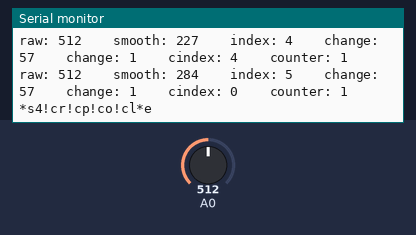
This sketch was run on a simulated Arduino Uno, built with avr-gcc and run on an emulated ATmega328P. Shown: the last lines printed to the serial monitor. The test bench sets the inputs (shaded band); at power-on: A0 = 512.

Above: at 1.2 s.
1.3 s: A0 set to 716
At 1.72 s:
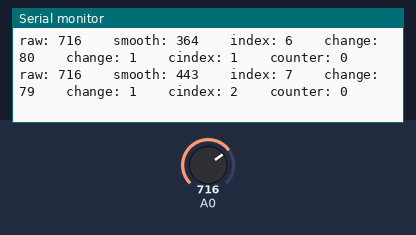
2.8 s: A0 set to 900
At 2.85 s:
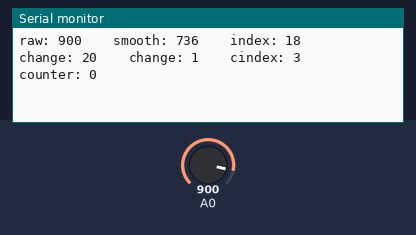
4.3 s: A0 set to 511
At 5.3 s:
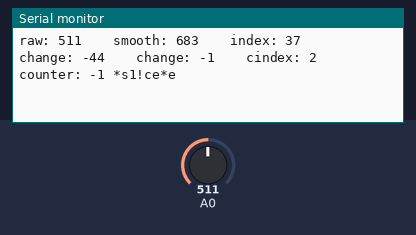
Timing chart, 0 to 7.3 s (numbered marks = the images above; inputs shaded):
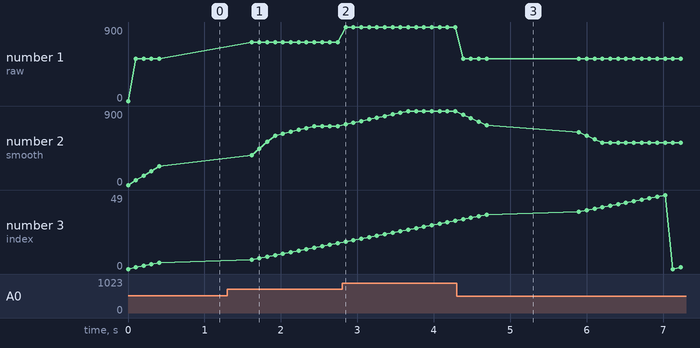

The sketch:

Bluno_DSP_Good1_medianFilter.ino
```cpp
//MAC = 0xD03972C11865

/*
 * Continuously
 */
int index = 0;
int index2 = 0;
int average;
const int window = 9;
int data[window] = {0};
const int sampleSize = 50;
int smoothedData[sampleSize] = {0};
int differenceData[sampleSize] = {0};
int binaryData[sampleSize] = {0};
int count = 0;
int counter[5] = {0}; //tracks number of postive or negative points
//about 5 points in each peak
boolean edge;
int total = 0;
int sensorValue = 0;
enum signal {positive, negative, none};
signal message;
bool pause = false;
int track = 0;

// the setup routine runs once when you press reset:
void setup() {

  // initialize serial communication at 115200 bits per second:
  Serial.begin(115200);
}

// the loop routine runs over and over again forever:
void loop() {

  //=====================Wait min 100 ms to sample========================================================================
    static unsigned long Timer100ms = millis();       //every 100ms update the knob(potentiometer) and the joystick ==== 600ms is minimum
    if (millis() - Timer100ms >= 100) { //if elapse time is 500 ms from last line, a minimum gaurenteed
        Timer100ms=millis();
        sensorValue = analogRead(A0);
    }

  //rawData[index] = sensorValue;
  //Serial.println(median(rawData, windowSize));
  //themedian = median(rawData, windowSize);

     //!!i dont' want to store the old data, i want to store the smoothed data
//=============culmulative simple average===========================================
  // subtract the last reading:
  total = total - data[index];
  //update with new reading
  data[index] = sensorValue;
  // add the new reading to the total:
  total = total + data[index];


 //==============================================================================
  // calculate the average:
  average = total / window;
  smoothedData[index2] = average;
 //==============================================================================
  //calculate difference (change)
  differenceData[index2] = smoothedData[index2] - smoothedData[index2 - 1];
 //===============================================================================
  //Decide
  if (differenceData[index2] > 0) { //positive change (rising edge)
      binaryData[index2] = 1;
  } else if (differenceData[index2] < 0) { //negative change {falling edge}
      binaryData[index2] = -1;
  } else {
      binaryData[index2] = 0; //not really needed already all zeros
  }
 //================================================================================
  //track the number of positive or negative points
  if (pause == false) {
    counter[count] = binaryData[index2];
  } else {
    track++;
    counter[count] = 0;
  }

  if (track == 20) {
     pause = false;
     track = 0;
  }

  //Decide
  int sum = 0;
  for (int i = 0; i < 5; i++) {
    sum+=counter[i];
  }
  //check if there is enought valid points to make decision
  if (sum == 5)
    message = positive;
  else if (sum == -5)
    message = negative;
  else
    message = none;

 //========================================================================
  // send it to the computer as ASCII digits
  Serial.print("raw: ");
  Serial.print(sensorValue);
  Serial.print("    smooth: ");
  Serial.print(average);
  Serial.print("    index: ");
  Serial.print(index2);
  Serial.print("    change: ");
  Serial.print(differenceData[index2]);
  Serial.print("    change: ");
  Serial.print(binaryData[index2]);
    Serial.print("    cindex: ");
  Serial.print(count);
  Serial.print("    counter: ");
  Serial.print(counter[count]);
  Serial.print(" ");
 //================Determine the message========================================================
  if (message == positive){
     Serial.println ("*s4!cr!cp!co!cl*e");

      pause = true;
      delay (1000); //pause for 1 second (pause system)

  } else if (message == negative) {
    Serial.println("*s1!ce*e");

      pause = true;

      delay (1000); //pause for 1 second (pause system) for stability
  }  else {
  }
  Serial.println("");
 //=============================================================================================
  // advance to the next position in the array:
  index++;
  if (index >= window)
    index = 0; //reset

    count++;
  if (count >=5)
    count = 0;


  index2++;
  if (index2 >= sampleSize)
    index2 = 0; //reset


  delay(100);
}


/*

//finds the median of an array
int median(int data[], int arraySize)
{
   sort(data, arraySize);

   return data[arraySize/2]; //integer division rounds up
}


//Insertion sort: good for small arrays
void sort(int data[], int arraySize) //this is passing by pointer!
{
  //Serial.println(sizeof(data));//not reading it correctly!
    for (int i = 1; i < arraySize; i++) {
      int j = i;

        while (j>0 && data[j-1] > data[j]) {
           //swap
          int temp = data[j-1];
          data[j-1] = data[j];
          data[j] = temp;

          j--;
        }

    }
}*/
```

Measured:
- after the input at 1.3 s, the serial monitor: prints a new line after 0.32 s (image 1)
- after the input at 2.8 s, the serial monitor: prints a new line after 0.05 s (image 2)
- after the input at 4.3 s, the serial monitor: prints a new line after 0.08 s (image 3)
- plotted number 1: 512 → 716 after the input at 1.3 s, 716 → 900 after the input at 2.8 s, 900 → 511 after the input at 4.3 s
- plotted number 2: 227 → 716 after the input at 1.3 s, 716 → 900 after the input at 2.8 s, 900 → 511 after the input at 4.3 s
